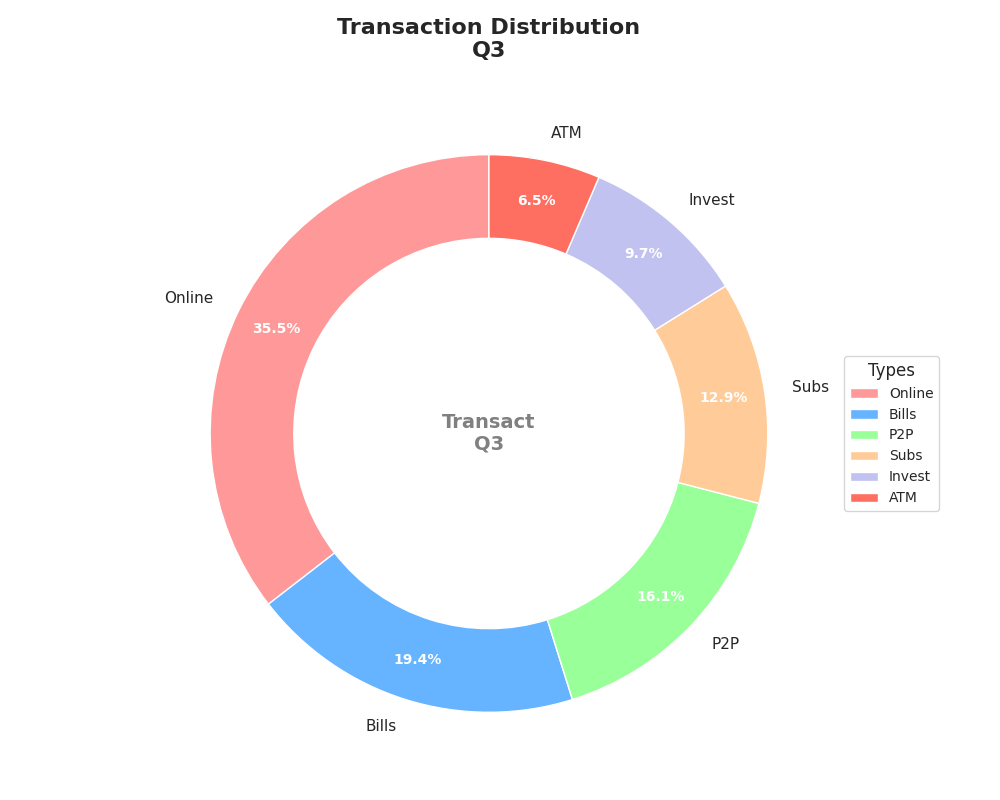

Here is the Python script that generated this plot:
import matplotlib.pyplot as plt
import numpy as np

# Transaction categories and their respective count of transactions
transaction_categories = [
    'Online', 
    'Bills', 
    'P2P', 
    'Subs', 
    'Invest', 
    'ATM'
]

# Artificial data representing the number of transactions for each category
transaction_counts = [550, 300, 250, 200, 150, 100]

# Define colors for each transaction category
colors = ['#FF9999', '#66B3FF', '#99FF99', '#FFCC99', '#C2C2F0', '#FF6F61']

# Create the ring chart
fig, ax = plt.subplots(figsize=(10, 8), subplot_kw=dict(aspect="equal"))

# Plot the pie chart with an inner radius for a ring effect
wedges, texts, autotexts = ax.pie(transaction_counts, labels=transaction_categories, 
                                  colors=colors, autopct='%1.1f%%', startangle=90,
                                  pctdistance=0.85, wedgeprops=dict(width=0.3, edgecolor='w'))

# Add a central title inside the ring
ax.text(0, 0, 'Transact\nQ3', horizontalalignment='center', 
        verticalalignment='center', fontsize=14, fontweight='bold', color='gray')

# Customize legend and position it outside the chart
ax.legend(wedges, transaction_categories, title="Types", loc="center left", 
          bbox_to_anchor=(1, 0, 0.5, 1), fontsize=10)

# Enhance the label text properties
plt.setp(autotexts, size=10, weight='bold', color='white')
plt.setp(texts, size=11)

# Title of the chart
plt.title("Transaction Distribution\nQ3", fontsize=16, fontweight='bold', pad=20)

# Ensure layout is tight to prevent overlap
plt.tight_layout()

# Show the chart
plt.show()
